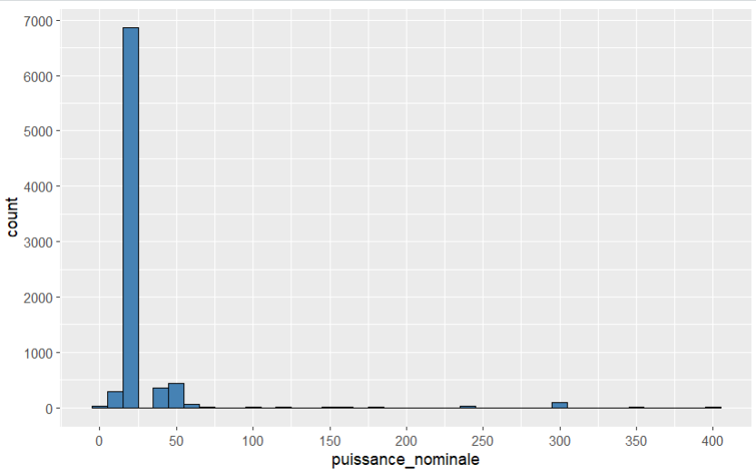

Reproduce this figure in R.
# library(readr)
# library(ggplot2)

data <- read_csv("./IRVE_clean.csv")

# Histogramme de la répartition des puissances nominales

# Pour nettoyer les puissances nominales, on ne garde que celles qui sont supérieures à 0 et inférieures à 500 kW

# On nettoie juste la colonne puissance_nominale 
# data_filtree <- subset(data, puissance_nominale > 0 & puissance_nominale <= 500)



ggplot(data, aes(x = puissance_nominale)) +
  geom_histogram(binwidth = 10, fill = "steelblue", color = "black") +
  
  # Le pas en abscisse 
  scale_x_continuous(breaks = seq(0, 400, by =50)) +
  
  # Le pas en ordonnée 
  scale_y_continuous(breaks = seq(0, 8300, by = 1000)) 

  

    
